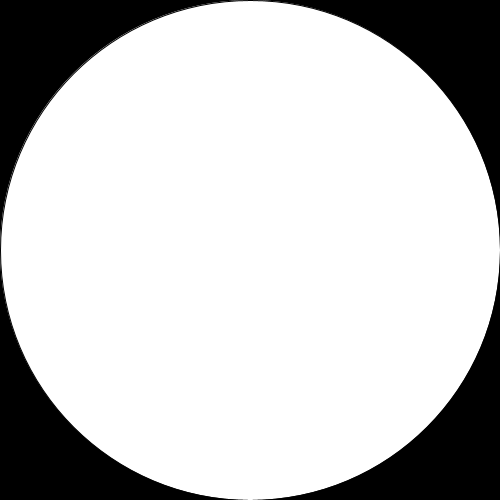
Frame 1 (no input)
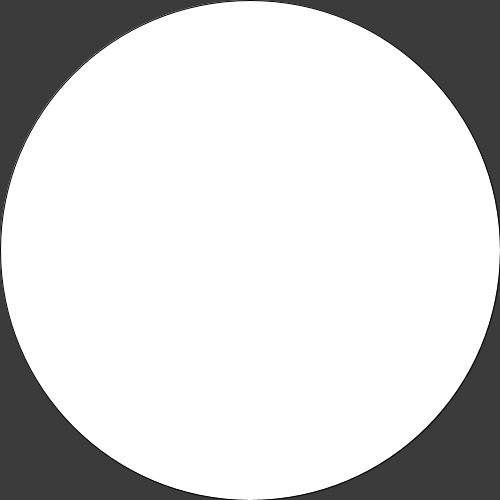
Frame 60 (the mouse pressed at the canvas centre just before this capture)
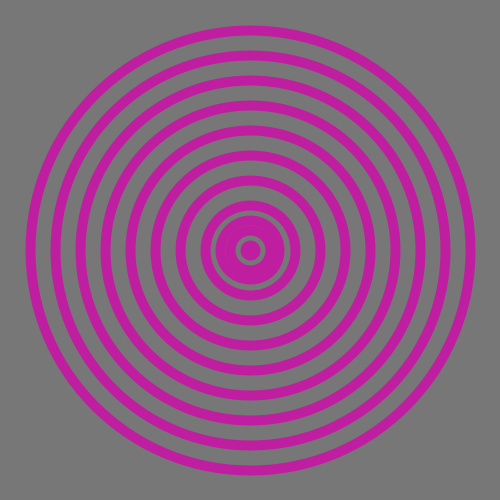
Frame 120 (the mouse held since frame 60 and released just before this capture)

The Processing sketch that drew these frames (run headless with seeded random() and noise(); from frame 60 on, the mouse is pressed at the canvas centre):

// Processing sketch: processing_135932
// ── processing_135932.pde

int bg=0;
int bgx=1;

int circleX=0;
int circleY=0;



void setup() {
  size(500, 500); 
  frameRate(120);
}

void draw() {
  background(bg);
  bg=bg+bgx;
  if (bg>=255) {
    bgx=-1;
  } 
  else if (bg<=0) {
    bgx=1;
  }

  if (mousePressed) {
    noFill();
    stroke(random(0, 255), random(0, 255), random(0, 255));
    strokeWeight(10);
    
    ellipse(250, 250, circleX, circleY);
    circleX=circleX+1;
    circleY=circleY+1;
  }
  else   {
    if(circleX>0){
    circleX=circleX-1;
    circleY=circleY-1;
}
  }
  ellipse(250,250,circleX-50,circleY-50);
  ellipse(250,250,circleX-100,circleY-100);
  ellipse(250,250,circleX-150,circleY-150);
  ellipse(250,250,circleX-200,circleY-200);
  ellipse(250,250,circleX-250,circleY-250);
  ellipse(250,250,circleX-300,circleY-300);
  ellipse(250,250,circleX-350,circleY-350);
  ellipse(250,250,circleX-400,circleY-400);
  ellipse(250,250,circleX-450,circleY-450);
  ellipse(250,250,circleX-500,circleY-500);
}
